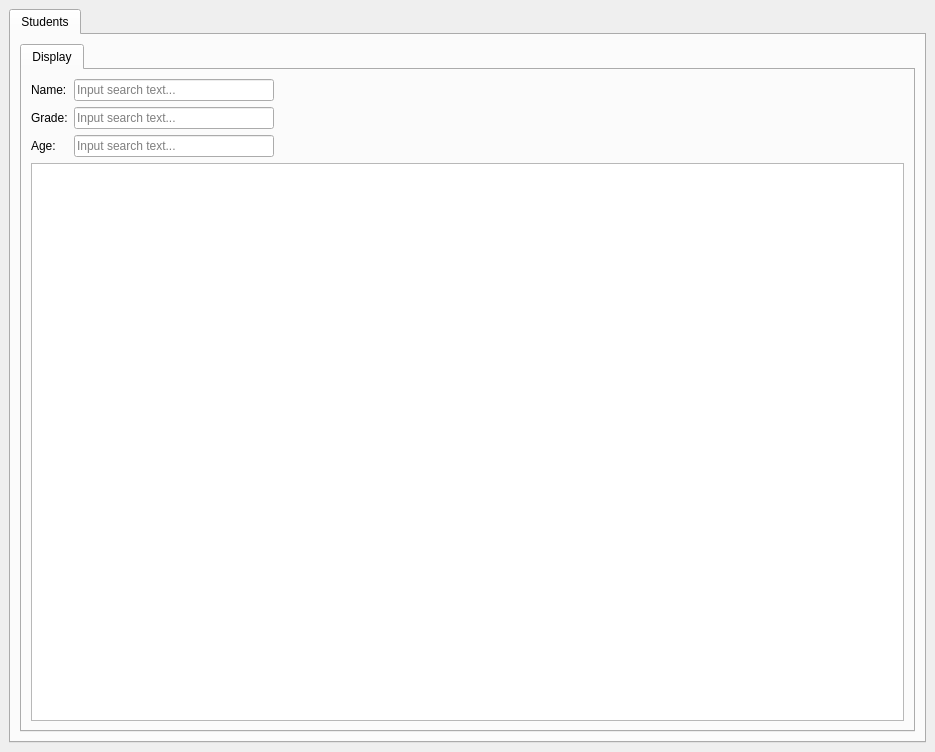
<?xml version="1.0" encoding="UTF-8"?>
<ui version="4.0">
 <class>MainWindow</class>
 <widget class="QMainWindow" name="MainWindow">
  <property name="geometry">
   <rect>
    <x>0</x>
    <y>0</y>
    <width>935</width>
    <height>752</height>
   </rect>
  </property>
  <property name="windowTitle">
   <string>MainWindow</string>
  </property>
  <widget class="QWidget" name="centralwidget">
   <layout class="QGridLayout" name="gridLayout">
    <item row="0" column="0">
     <widget class="QTabWidget" name="tabWidget">
      <property name="currentIndex">
       <number>0</number>
      </property>
      <widget class="QWidget" name="pgeStudents">
       <attribute name="title">
        <string>Students</string>
       </attribute>
       <layout class="QGridLayout" name="gridLayout_3">
        <item row="0" column="0">
         <widget class="QTabWidget" name="tabsStudents">
          <property name="sizePolicy">
           <sizepolicy hsizetype="Expanding" vsizetype="Expanding">
            <horstretch>0</horstretch>
            <verstretch>0</verstretch>
           </sizepolicy>
          </property>
          <property name="currentIndex">
           <number>0</number>
          </property>
          <widget class="QWidget" name="tabDisplayStudents">
           <attribute name="title">
            <string>Display</string>
           </attribute>
           <layout class="QVBoxLayout" name="verticalLayout">
            <item>
             <layout class="QFormLayout" name="formLayout">
              <item row="0" column="0">
               <widget class="QLabel" name="lblStudentName">
                <property name="sizePolicy">
                 <sizepolicy hsizetype="Preferred" vsizetype="Preferred">
                  <horstretch>0</horstretch>
                  <verstretch>0</verstretch>
                 </sizepolicy>
                </property>
                <property name="minimumSize">
                 <size>
                  <width>0</width>
                  <height>0</height>
                 </size>
                </property>
                <property name="maximumSize">
                 <size>
                  <width>200</width>
                  <height>16777215</height>
                 </size>
                </property>
                <property name="text">
                 <string>Name:</string>
                </property>
               </widget>
              </item>
              <item row="0" column="1">
               <widget class="QLineEdit" name="lineStudentName">
                <property name="sizePolicy">
                 <sizepolicy hsizetype="Expanding" vsizetype="Fixed">
                  <horstretch>0</horstretch>
                  <verstretch>0</verstretch>
                 </sizepolicy>
                </property>
                <property name="maximumSize">
                 <size>
                  <width>200</width>
                  <height>16777215</height>
                 </size>
                </property>
                <property name="frame">
                 <bool>true</bool>
                </property>
                <property name="placeholderText">
                 <string>Input search text...</string>
                </property>
               </widget>
              </item>
              <item row="1" column="0">
               <widget class="QLabel" name="label_2">
                <property name="text">
                 <string>Grade:</string>
                </property>
               </widget>
              </item>
              <item row="1" column="1">
               <widget class="QLineEdit" name="lineStudentGrade">
                <property name="sizePolicy">
                 <sizepolicy hsizetype="Expanding" vsizetype="Fixed">
                  <horstretch>0</horstretch>
                  <verstretch>0</verstretch>
                 </sizepolicy>
                </property>
                <property name="maximumSize">
                 <size>
                  <width>200</width>
                  <height>16777215</height>
                 </size>
                </property>
                <property name="placeholderText">
                 <string>Input search text...</string>
                </property>
               </widget>
              </item>
              <item row="2" column="0">
               <widget class="QLabel" name="label_3">
                <property name="text">
                 <string>Age:</string>
                </property>
               </widget>
              </item>
              <item row="2" column="1">
               <widget class="QLineEdit" name="lineStudentAge">
                <property name="sizePolicy">
                 <sizepolicy hsizetype="Expanding" vsizetype="Fixed">
                  <horstretch>0</horstretch>
                  <verstretch>0</verstretch>
                 </sizepolicy>
                </property>
                <property name="maximumSize">
                 <size>
                  <width>200</width>
                  <height>16777215</height>
                 </size>
                </property>
                <property name="placeholderText">
                 <string>Input search text...</string>
                </property>
               </widget>
              </item>
             </layout>
            </item>
            <item>
             <widget class="QTableView" name="tblStudents">
              <property name="sizePolicy">
               <sizepolicy hsizetype="Expanding" vsizetype="Expanding">
                <horstretch>0</horstretch>
                <verstretch>0</verstretch>
               </sizepolicy>
              </property>
             </widget>
            </item>
           </layout>
          </widget>
         </widget>
        </item>
       </layout>
      </widget>
     </widget>
    </item>
   </layout>
  </widget>
 </widget>
 <resources/>
 <connections/>
</ui>
